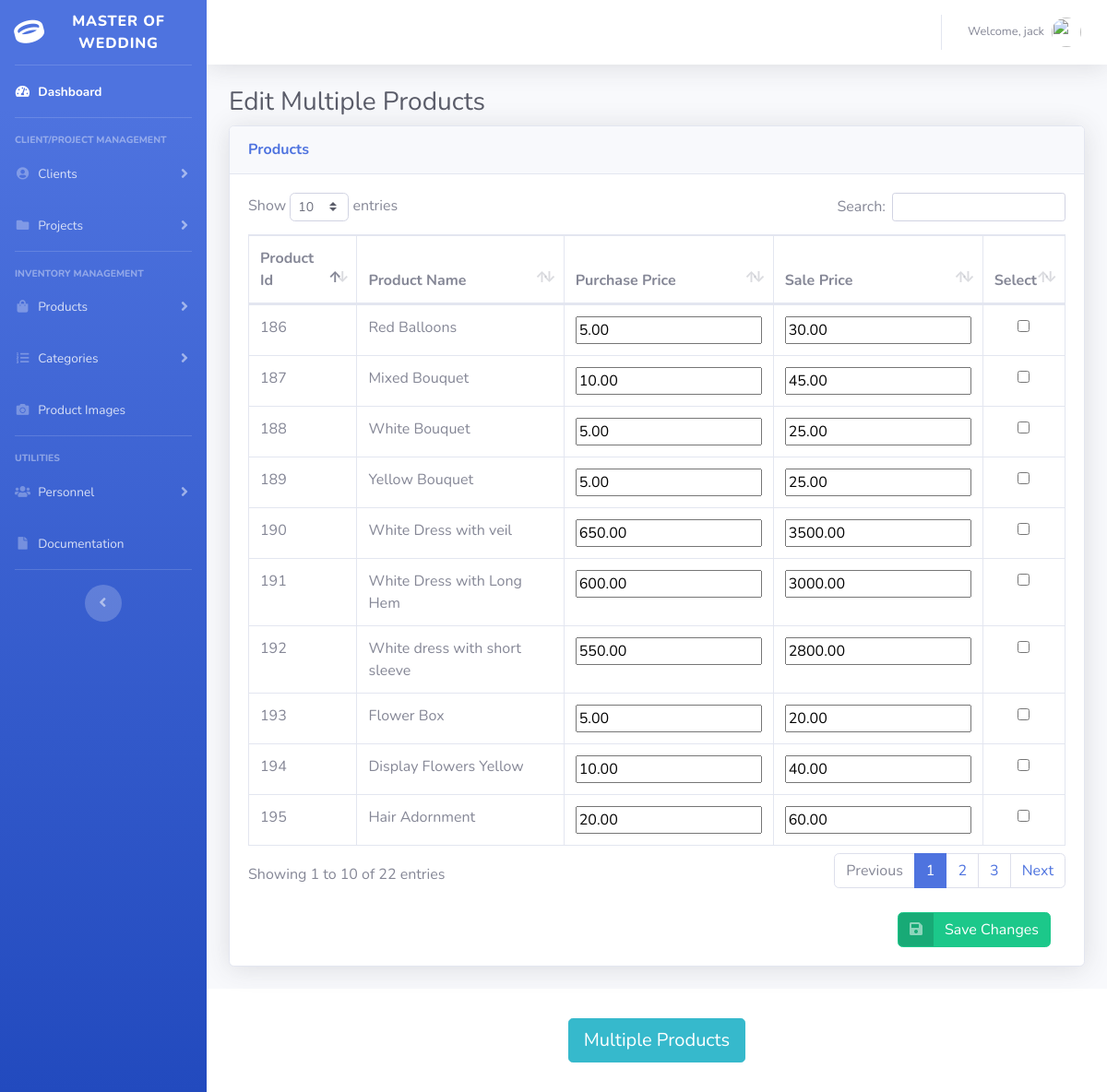
Screenshot of /editMultiProd.php (signed in) with the database file from the repository.
### tables this page shows
CREATE TABLE `user` (
  `user_id` int(11) NOT NULL,
  `user_name` varchar(64) NOT NULL,
  `user_pass` varchar(64) NOT NULL
);

CREATE TABLE `product` (
  `product_id` int(11) NOT NULL,
  `product_name` varchar(64) NOT NULL,
  `purchase_price` decimal(9,2) NOT NULL,
  `sale_price` decimal(9,2) NOT NULL
);

### editMultiProd.php (the view, shortened to what this page needs)
<?php
include ("connection.php");
?>
<!DOCTYPE html>
<html lang="en">
<head>
    <link href="vendor/fontawesome-free/css/all.min.css" rel="stylesheet" type="text/css">
    <link href="css/sb-admin-2.min.css" rel="stylesheet">
    <link href="vendor/datatables/dataTables.bootstrap4.min.css" rel="stylesheet">
</head>
<body id="page-top">
<div id="wrapper">
    <ul class="navbar-nav bg-gradient-primary sidebar sidebar-dark accordion" id="accordionSidebar">
        <a class="sidebar-brand d-flex align-items-center justify-content-center" href="index.php">
            <div class="sidebar-brand-icon rotate-n-15">
                <i class="fas fa-ring"></i>
            </div>
            <div class="sidebar-brand-text mx-3">Master of Wedding</div>
        </a>
        <hr class="sidebar-divider my-0">
        <li class="nav-item active">
            <a class="nav-link" href="index.php">
                <i class="fas fa-fw fa-tachometer-alt"></i>
                <span>Dashboard</span></a>
        </li>
        <hr class="sidebar-divider">
        <div class="sidebar-heading">
            Client/Project Management
        </div>
        <li class="nav-item">
            <a class="nav-link collapsed" href="#" data-toggle="collapse" data-target="#clientPages" aria-expanded="true" aria-controls="clientPages">
                <i class="fas fa-fw fa-user-circle"></i>
                <span>Clients</span>
            </a>
        </li>
        <li class="nav-item">
            <a class="nav-link collapsed" href="#" data-toggle="collapse" data-target="#projectPages" aria-expanded="true" aria-controls="projectPages">
                <i class="fas fa-fw fa-folder"></i>
                <span>Projects</span>
            </a>
        </li>
        <hr class="sidebar-divider d-none d-md-block">
        <div class="sidebar-heading">
            Inventory Management
        </div>
        <li class="nav-item">
            <a class="nav-link collapsed" href="#" data-toggle="collapse" data-target="#collapseTwo" aria-expanded="true" aria-controls="collapseTwo">
                <i class="fas fa-fw fa-shopping-bag"></i>
                <span>Products</span>
            </a>
        </li>
        <li class="nav-item">
            <a class="nav-link collapsed" href="#" data-toggle="collapse" data-target="#collapseUtilities" aria-expanded="true" aria-controls="collapseUtilities">
                <i class="fas fa-fw fa-list-ol"></i>
                <span>Categories</span>
            </a>
        </li>
        <li class="nav-item">
        <li class="nav-item">
            <a class="nav-link" href="image.php">
                <i class="fas fa-fw fa-camera"></i>
                <span>Product Images</span></a>
        </li>
        </li>
        <hr class="sidebar-divider d-none d-md-block">
        <div class="sidebar-heading">
            Utilities
        </div>
        <li class="nav-item">
            <a class="nav-link collapsed" href="#" data-toggle="collapse" data-target="#users" aria-expanded="true" aria-controls="users">
                <i class="fas fa-fw fa-users"></i>
                <span>Personnel</span>
            </a>
        </li>
        <li class="nav-item">
            <a class="nav-link" href="documentation.php">
                <i class="fas fa-fw fa-file"></i>
                <span>Documentation</span></a>
        </li>
        <hr class="sidebar-divider">
        <div class="text-center d-none d-md-inline">
            <button class="rounded-circle border-0" id="sidebarToggle"></button>
        </div>
    </ul>
    <div id="content-wrapper" class="d-flex flex-column">
        <div id="content">
            <nav class="navbar navbar-expand navbar-light bg-white topbar mb-4 static-top shadow">
                <ul class="navbar-nav ml-auto">
                    <?php if (isset($_SESSION['user_id'])):
                        $user_id = $_SESSION['user_id'];
                        $query = "select user_name from user where user_id = '$user_id'";
                        $stmt = $dbh-> prepare($query);
                        $stmt -> execute();
                        $row = $stmt -> fetchObject()
                        ?>
                        <li class="nav-item dropdown no-arrow">
                            <a class="nav-link dropdown-toggle" href="#" id="userDropdown" role="button" data-toggle="dropdown" aria-haspopup="true" aria-expanded="false">
                                <span class="mr-2 d-none d-lg-inline text-gray-600 small">Welcome, <?php echo $row -> user_name?></span>
                                <img class="img-profile rounded-circle" src="https://www.flaticon.com/svg/static/icons/svg/17/17004.svg">
                            </a>
                        </li>
                    <?php else:?>
                        Not Logged In
                    <?php endif;?>
                </ul>
            </nav>
            <div class="container-fluid">
            <?php
            if (isset($_SESSION['user_id'])):?>
                <h1 class="h3 mb-2 text-gray-800">Edit Multiple Products</h1>
                <div class="card shadow mb-4">
                    <div class="card-header py-3">
                        <h6 class="m-0 font-weight-bold text-primary">Products</h6>
                    </div>
                    <div class="card-body">
                        <div class="table-responsive">
                            <form method = "post" onsubmit="return confirm('Do you really want to edit selected product(s)?')">
                            <?php
                    $query = "SELECT * FROM `product` order by product_name";
                    $stmt = $dbh->prepare($query);
                    if (!$stmt -> execute()){
                        $err = $stmt->errorInfo();
                        echo "<script>alert('Error retrieving product records in database - contact System Administrator Error is: $err[2]')</script>";
                        echo "<script type=\"text/javascript\">location.href = 'index.php';</script>";
                    }
                    if ($stmt->execute() && $stmt->rowCount() >0): ?>
                                <table class="table table-bordered" id="dataTable" width="100%" cellspacing="0">
                                    <thead>
                                    <tr>
                                        <th>Product Id</th>
                                        <th>Product Name</th>
                                        <th>Purchase Price</th>
                                        <th>Sale Price</th>
                                        <th>Select</th>
                                    </tr>
                                    </thead>
                                    <tbody>
                                        <?php  while($row = $stmt -> fetchObject()): ?>
                                            <tr>
                                                <td><?php echo $row -> product_id; ?></td>
                                                <td><?php echo $row -> product_name; ?></td>
                                                <td><input type = "number" name = "purchase_price[<?= $row->product_id; ?>]" value="<?php echo $row -> purchase_price; ?>" required></td>
                                                <td><input type = "number" name = "sale_price[<?= $row->product_id; ?>]" value = "<?php echo $row -> sale_price; ?>" required</td>
                                                <td style="text-align: center"><input type="checkbox" name="prodId[]" value="<?php echo $row->product_id; ?>"/></td>
                                            </tr>
                                        <?php endwhile;?>
                                    </tbody>
                                </table>
                        <?php else:?>
                        No Products in Database
                        <?php endif;?>
                        </div>
                        <br>
                        <button type="submit" style="float: right; margin-right: 1em;" class="btn btn-success btn-icon-split">
                                <span class="icon  text-white-50">
                                        <i class="fas fa-save"></i>
                                    </span>
                            <span class="text">Save Changes</span>
                        </button>
                    </div>
                </div>
            <?php endif;?>
            </div>
        </div>
        <footer class="sticky-footer bg-white">
            <div class="container text-center my-auto">
                <button type="button" style="text-align: center" class="btn btn-lg btn-info " onclick="window.open('displayCode.php?section=multiprod')">
                    <span class="text">Multiple Products</span>
                </button>
            </div>
        </footer>
    </div>
</div>
</body>
</html>

### rows the page displays
user: user_name "jack"
product: product_id "194", product_name "Display Flowers Yellow", purchase_price "10.00", sale_price "40.00"
product: product_id "193", product_name "Flower Box", purchase_price "5.00", sale_price "20.00"
product: product_id "195", product_name "Hair Adornment", purchase_price "20.00", sale_price "60.00"
product: product_id "187", product_name "Mixed Bouquet", purchase_price "10.00", sale_price "45.00"
product: product_id "186", product_name "Red Balloons", purchase_price "5.00", sale_price "30.00"
product: product_id "188", product_name "White Bouquet", purchase_price "5.00", sale_price "25.00"
product: product_id "191", product_name "White Dress with Long Hem", purchase_price "600.00", sale_price "3000.00"
product: product_id "192", product_name "White dress with short sleeve", purchase_price "550.00", sale_price "2800.00"
product: product_id "190", product_name "White Dress with veil", purchase_price "650.00", sale_price "3500.00"
product: product_id "189", product_name "Yellow Bouquet", purchase_price "5.00", sale_price "25.00"
